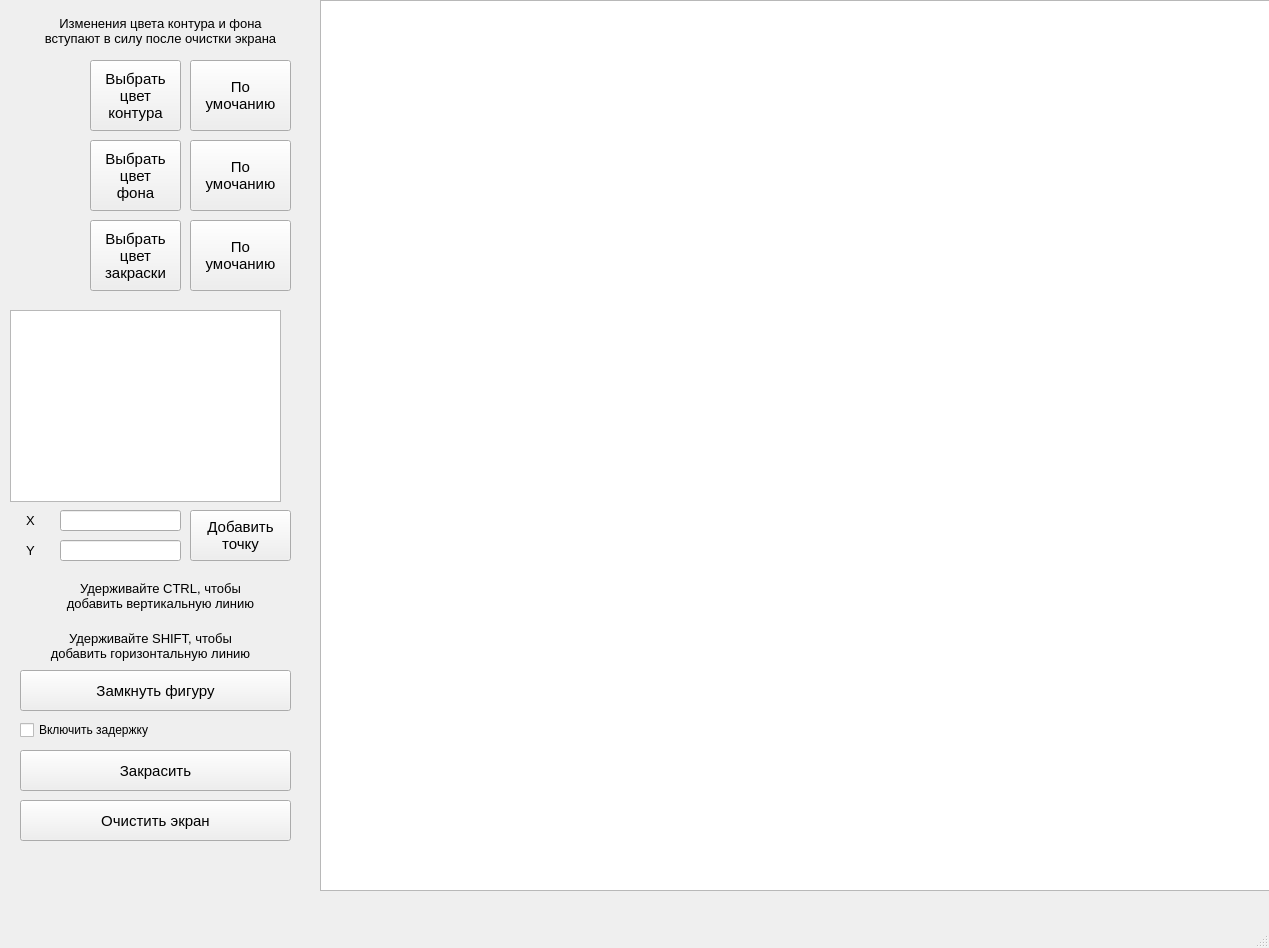
<?xml version="1.0" encoding="UTF-8"?>
<ui version="4.0">
 <class>MainWindow</class>
 <widget class="QMainWindow" name="MainWindow">
  <property name="geometry">
   <rect>
    <x>0</x>
    <y>0</y>
    <width>1269</width>
    <height>948</height>
   </rect>
  </property>
  <property name="windowTitle">
   <string>Лабораторная работа #5</string>
  </property>
  <widget class="QWidget" name="centralwidget">
   <widget class="QGraphicsView" name="graphicsView">
    <property name="geometry">
     <rect>
      <x>320</x>
      <y>0</y>
      <width>951</width>
      <height>891</height>
     </rect>
    </property>
   </widget>
   <widget class="QLabel" name="color_ind_edge">
    <property name="geometry">
     <rect>
      <x>10</x>
      <y>60</y>
      <width>71</width>
      <height>71</height>
     </rect>
    </property>
    <property name="autoFillBackground">
     <bool>false</bool>
    </property>
    <property name="text">
     <string/>
    </property>
    <property name="alignment">
     <set>Qt::AlignCenter</set>
    </property>
    <property name="textInteractionFlags">
     <set>Qt::NoTextInteraction</set>
    </property>
   </widget>
   <widget class="QPushButton" name="but_color_edge">
    <property name="geometry">
     <rect>
      <x>90</x>
      <y>60</y>
      <width>91</width>
      <height>71</height>
     </rect>
    </property>
    <property name="font">
     <font>
      <pointsize>11</pointsize>
     </font>
    </property>
    <property name="text">
     <string>Выбрать
цвет
контура</string>
    </property>
   </widget>
   <widget class="QLineEdit" name="line_x">
    <property name="geometry">
     <rect>
      <x>60</x>
      <y>510</y>
      <width>121</width>
      <height>21</height>
     </rect>
    </property>
    <property name="font">
     <font>
      <pointsize>10</pointsize>
     </font>
    </property>
    <property name="alignment">
     <set>Qt::AlignCenter</set>
    </property>
   </widget>
   <widget class="QPushButton" name="but_color_bg">
    <property name="geometry">
     <rect>
      <x>90</x>
      <y>140</y>
      <width>91</width>
      <height>71</height>
     </rect>
    </property>
    <property name="font">
     <font>
      <pointsize>11</pointsize>
     </font>
    </property>
    <property name="text">
     <string>Выбрать
цвет
фона</string>
    </property>
   </widget>
   <widget class="QPushButton" name="but_color_edge_def">
    <property name="geometry">
     <rect>
      <x>190</x>
      <y>60</y>
      <width>101</width>
      <height>71</height>
     </rect>
    </property>
    <property name="font">
     <font>
      <pointsize>11</pointsize>
     </font>
    </property>
    <property name="text">
     <string>По
умочанию</string>
    </property>
   </widget>
   <widget class="QLabel" name="color_ind_bg">
    <property name="geometry">
     <rect>
      <x>10</x>
      <y>140</y>
      <width>71</width>
      <height>71</height>
     </rect>
    </property>
    <property name="autoFillBackground">
     <bool>true</bool>
    </property>
    <property name="text">
     <string/>
    </property>
    <property name="alignment">
     <set>Qt::AlignCenter</set>
    </property>
    <property name="textInteractionFlags">
     <set>Qt::NoTextInteraction</set>
    </property>
   </widget>
   <widget class="QPushButton" name="but_color_bg_def">
    <property name="geometry">
     <rect>
      <x>190</x>
      <y>140</y>
      <width>101</width>
      <height>71</height>
     </rect>
    </property>
    <property name="font">
     <font>
      <pointsize>11</pointsize>
     </font>
    </property>
    <property name="text">
     <string>По
умочанию</string>
    </property>
   </widget>
   <widget class="QLabel" name="color_ind_fill">
    <property name="geometry">
     <rect>
      <x>10</x>
      <y>220</y>
      <width>71</width>
      <height>71</height>
     </rect>
    </property>
    <property name="autoFillBackground">
     <bool>true</bool>
    </property>
    <property name="text">
     <string/>
    </property>
    <property name="alignment">
     <set>Qt::AlignCenter</set>
    </property>
    <property name="textInteractionFlags">
     <set>Qt::NoTextInteraction</set>
    </property>
   </widget>
   <widget class="QPushButton" name="but_color_fill">
    <property name="geometry">
     <rect>
      <x>90</x>
      <y>220</y>
      <width>91</width>
      <height>71</height>
     </rect>
    </property>
    <property name="font">
     <font>
      <pointsize>11</pointsize>
     </font>
    </property>
    <property name="text">
     <string>Выбрать
цвет
закраски</string>
    </property>
   </widget>
   <widget class="QPushButton" name="but_color_fill_def">
    <property name="geometry">
     <rect>
      <x>190</x>
      <y>220</y>
      <width>101</width>
      <height>71</height>
     </rect>
    </property>
    <property name="font">
     <font>
      <pointsize>11</pointsize>
     </font>
    </property>
    <property name="text">
     <string>По
умочанию</string>
    </property>
   </widget>
   <widget class="QLabel" name="lab_x">
    <property name="geometry">
     <rect>
      <x>10</x>
      <y>510</y>
      <width>41</width>
      <height>21</height>
     </rect>
    </property>
    <property name="font">
     <font>
      <pointsize>10</pointsize>
     </font>
    </property>
    <property name="text">
     <string>X</string>
    </property>
    <property name="alignment">
     <set>Qt::AlignCenter</set>
    </property>
   </widget>
   <widget class="QLabel" name="lab_y">
    <property name="geometry">
     <rect>
      <x>10</x>
      <y>540</y>
      <width>41</width>
      <height>21</height>
     </rect>
    </property>
    <property name="font">
     <font>
      <pointsize>10</pointsize>
     </font>
    </property>
    <property name="text">
     <string>Y</string>
    </property>
    <property name="alignment">
     <set>Qt::AlignCenter</set>
    </property>
   </widget>
   <widget class="QLineEdit" name="line_y">
    <property name="geometry">
     <rect>
      <x>60</x>
      <y>540</y>
      <width>121</width>
      <height>21</height>
     </rect>
    </property>
    <property name="font">
     <font>
      <pointsize>10</pointsize>
     </font>
    </property>
    <property name="alignment">
     <set>Qt::AlignCenter</set>
    </property>
   </widget>
   <widget class="QPushButton" name="but_add_dot">
    <property name="geometry">
     <rect>
      <x>190</x>
      <y>510</y>
      <width>101</width>
      <height>51</height>
     </rect>
    </property>
    <property name="font">
     <font>
      <pointsize>11</pointsize>
     </font>
    </property>
    <property name="text">
     <string>Добавить
точку</string>
    </property>
   </widget>
   <widget class="QPushButton" name="but_close">
    <property name="geometry">
     <rect>
      <x>20</x>
      <y>670</y>
      <width>271</width>
      <height>41</height>
     </rect>
    </property>
    <property name="font">
     <font>
      <pointsize>11</pointsize>
     </font>
    </property>
    <property name="text">
     <string>Замкнуть фигуру</string>
    </property>
   </widget>
   <widget class="QLabel" name="lab_centre_4">
    <property name="geometry">
     <rect>
      <x>10</x>
      <y>570</y>
      <width>301</width>
      <height>51</height>
     </rect>
    </property>
    <property name="font">
     <font>
      <pointsize>10</pointsize>
     </font>
    </property>
    <property name="text">
     <string>Удерживайте CTRL, чтобы
добавить вертикальную линию</string>
    </property>
    <property name="alignment">
     <set>Qt::AlignCenter</set>
    </property>
   </widget>
   <widget class="QLabel" name="lab_centre_5">
    <property name="geometry">
     <rect>
      <x>0</x>
      <y>620</y>
      <width>301</width>
      <height>51</height>
     </rect>
    </property>
    <property name="font">
     <font>
      <pointsize>10</pointsize>
     </font>
    </property>
    <property name="text">
     <string>Удерживайте SHIFT, чтобы
добавить горизонтальную линию</string>
    </property>
    <property name="alignment">
     <set>Qt::AlignCenter</set>
    </property>
   </widget>
   <widget class="QPushButton" name="but_fill">
    <property name="geometry">
     <rect>
      <x>20</x>
      <y>750</y>
      <width>271</width>
      <height>41</height>
     </rect>
    </property>
    <property name="font">
     <font>
      <pointsize>11</pointsize>
     </font>
    </property>
    <property name="text">
     <string>Закрасить</string>
    </property>
   </widget>
   <widget class="QPushButton" name="but_clear">
    <property name="geometry">
     <rect>
      <x>20</x>
      <y>800</y>
      <width>271</width>
      <height>41</height>
     </rect>
    </property>
    <property name="font">
     <font>
      <pointsize>11</pointsize>
     </font>
    </property>
    <property name="text">
     <string>Очистить экран</string>
    </property>
   </widget>
   <widget class="QCheckBox" name="checkBox">
    <property name="geometry">
     <rect>
      <x>20</x>
      <y>720</y>
      <width>151</width>
      <height>20</height>
     </rect>
    </property>
    <property name="text">
     <string>Включить задержку</string>
    </property>
   </widget>
   <widget class="QLabel" name="lab_centre_6">
    <property name="geometry">
     <rect>
      <x>10</x>
      <y>0</y>
      <width>301</width>
      <height>61</height>
     </rect>
    </property>
    <property name="font">
     <font>
      <pointsize>10</pointsize>
     </font>
    </property>
    <property name="text">
     <string>Изменения цвета контура и фона
вступают в силу после очистки экрана</string>
    </property>
    <property name="alignment">
     <set>Qt::AlignCenter</set>
    </property>
   </widget>
   <widget class="QListWidget" name="listWidget">
    <property name="geometry">
     <rect>
      <x>10</x>
      <y>310</y>
      <width>271</width>
      <height>192</height>
     </rect>
    </property>
   </widget>
  </widget>
  <widget class="QMenuBar" name="menubar">
   <property name="geometry">
    <rect>
     <x>0</x>
     <y>0</y>
     <width>1269</width>
     <height>26</height>
    </rect>
   </property>
  </widget>
  <widget class="QStatusBar" name="statusbar"/>
 </widget>
 <resources/>
 <connections/>
</ui>
